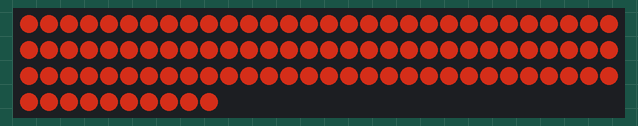
Bench run of a sketch on a simulated Arduino Uno, built with avr-gcc and run on an emulated ATmega328P. Parts: 100 RGB LEDs in strip order, left to right, continuing on the next row. Dim RGB values are drawn brighter than linear; random numbers use the default seed unless the sketch sets one.

Above: at 0.2 s.

The sketch:

LED_Pattern_Test.ino
```cpp
//----LED Stuff----//
#include <FastLED.h>
#define NUM_LEDS 100
#define DATA_PIN 3               //The data pin for the LEDs
CRGB leds[NUM_LEDS];
CHSV sunriseColor = {40, 200, 255};
CHSV sunsetColor = {10, 171, 255};
CHSV twilightColor = {192, 255, 255};
CHSV color1 = {50, 210, 255};
CHSV color2 = {150, 255, 255};
byte daytimeStarts[NUM_LEDS];


void setup() {
  FastLED.addLeds<WS2811, DATA_PIN>(leds, NUM_LEDS);
  Serial.begin(9600);

  for (int i = 0; i < NUM_LEDS; i++) {
    daytimeStarts[i] = random(0, 99);
  }
}

unsigned long refreshDelayLED = 100;
unsigned long lastRefreshLED = 0;
float maxBrightness = 255;
int place = 0;

void ledPattern(CHSV color) {
  if (checkRefreshLED()) {
    for (byte i = 0; i < NUM_LEDS; i++) {
      float currentBrightness = floor((maxBrightness / 2 * ((sin((place + i) / NUM_LEDS * 4 * PI) + 1) / 2)) + (maxBrightness / 2));
      CHSV tempColor = color;
      tempColor.value = currentBrightness;
      leds[i] = tempColor;
    }
    place++;
    if (place >= 100) {
      place = 0;
    }
    FastLED.show();
  }
}

void daytimePattern() {
  if (checkRefreshLED()) {
    CHSV c;
    int saturation;
    for (byte i = 0; i < NUM_LEDS; i++) {
      int temp = (daytimeStarts[i] + place) % 100;
      if (temp < 25) {
        c = color1;
        saturation = map(temp, 0, 24, 0, 255);
      } else if (temp < 50) {
        c = color1;
        saturation = map(temp, 25, 49, 255, 0);
      } else if (temp < 75) {
        c = color2;
        saturation = map(temp, 50, 74, 0, 255);
      } else {
        c = color2;
        saturation = map(temp, 75, 99, 255, 0);
      }
      c.saturation = map(saturation, 0, 255, 0, c.saturation);
      leds[i] = c;
    }
    place++;
    if (place >= 100) {
      place = 0;
    }
    FastLED.show();
  }
}


bool checkRefreshLED() {
  if ((millis() - lastRefreshLED) >= refreshDelayLED) {
    lastRefreshLED = millis();
    return true;
  } else {
    return false;
  }
}


void loop() {
  //ledPattern(sunriseColor);
  ledPattern(sunsetColor);
  //ledPattern(twilightColor);
  //daytimePattern();
}
```
